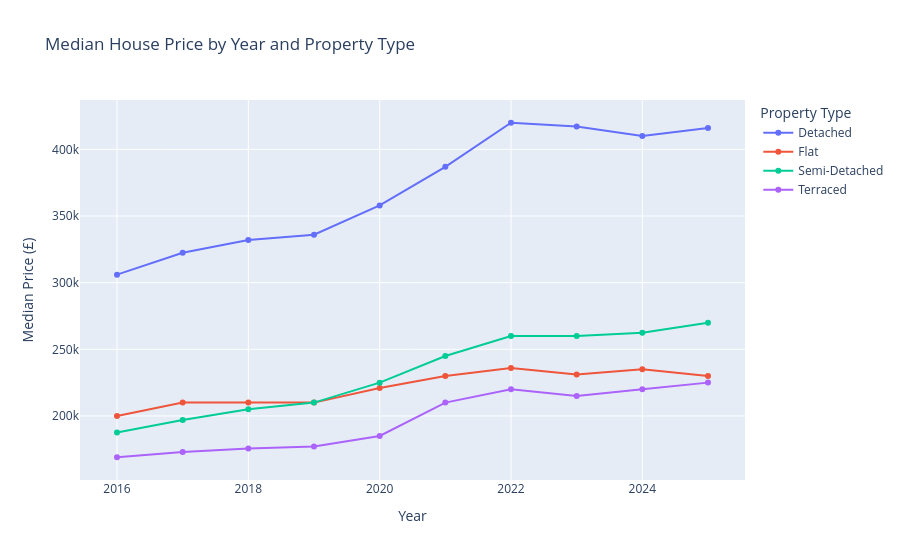

The cell this chart's notebook holds for it:
### Code cell
import plotly.express as px
fig = px.line(
    house_price_summary,
    x="year",
    y="median_price",
    color="property_type",
    markers=True,
    title="Median House Price by Year and Property Type",
    labels={"year": "Year", "median_price": "Median Price (£)", "property_type": "Property Type"},
)
fig.show()

### Figure 1 — Plotly figure (JSON) as saved in the notebook; plotly's stock layout.template omitted (floating-point values rounded to 4 significant figures)
{"data": [{"hovertemplate": "Property Type=Detached<br>Year=%{x}<br>Median Price (£)=%{y}<extra></extra>", "legendgroup": "Detached", "line": {"color": "#636efa", "dash": "solid"}, "marker": {"symbol": "circle"}, "mode": "lines+markers", "name": "Detached", "orientation": "v", "showlegend": true, "type": "scatter", "x": [2016, 2017, 2018, 2019, 2020, 2021, 2022, 2023, 2024, 2025], "xaxis": "x", "y": [306000.0, 322500.0, 332000.0, 336000.0, 358000.0, 387000.0, 420000.0, 417100.0, 410000.0, 416100.0], "yaxis": "y"}, {"hovertemplate": "Property Type=Flat<br>Year=%{x}<br>Median Price (£)=%{y}<extra></extra>", "legendgroup": "Flat", "line": {"color": "#EF553B", "dash": "solid"}, "marker": {"symbol": "circle"}, "mode": "lines+markers", "name": "Flat", "orientation": "v", "showlegend": true, "type": "scatter", "x": [2016, 2017, 2018, 2019, 2020, 2021, 2022, 2023, 2024, 2025], "xaxis": "x", "y": [200000.0, 210000.0, 210000.0, 210000.0, 221000.0, 230000.0, 236000.0, 231200.0, 235000.0, 230000.0], "yaxis": "y"}, {"hovertemplate": "Property Type=Semi-Detached<br>Year=%{x}<br>Median Price (£)=%{y}<extra></extra>", "legendgroup": "Semi-Detached", "line": {"color": "#00cc96", "dash": "solid"}, "marker": {"symbol": "circle"}, "mode": "lines+markers", "name": "Semi-Detached", "orientation": "v", "showlegend": true, "type": "scatter", "x": [2016, 2017, 2018, 2019, 2020, 2021, 2022, 2023, 2024, 2025], "xaxis": "x", "y": [187500.0, 197000.0, 205000.0, 210000.0, 225000.0, 245000.0, 260000.0, 260000.0, 262500.0, 270000.0], "yaxis": "y"}, {"hovertemplate": "Property Type=Terraced<br>Year=%{x}<br>Median Price (£)=%{y}<extra></extra>", "legendgroup": "Terraced", "line": {"color": "#ab63fa", "dash": "solid"}, "marker": {"symbol": "circle"}, "mode": "lines+markers", "name": "Terraced", "orientation": "v", "showlegend": true, "type": "scatter", "x": [2016, 2017, 2018, 2019, 2020, 2021, 2022, 2023, 2024, 2025], "xaxis": "x", "y": [169000.0, 173000.0, 175500.0, 177000.0, 185000.0, 210000.0, 220000.0, 215000.0, 220000.0, 225000.0], "yaxis": "y"}], "layout": {"legend": {"title": {"text": "Property Type"}, "tracegroupgap": 0}, "title": {"text": "Median House Price by Year and Property Type"}, "xaxis": {"anchor": "y", "domain": [0, 1], "title": {"text": "Year"}}, "yaxis": {"anchor": "x", "domain": [0, 1], "title": {"text": "Median Price (£)"}}}}
